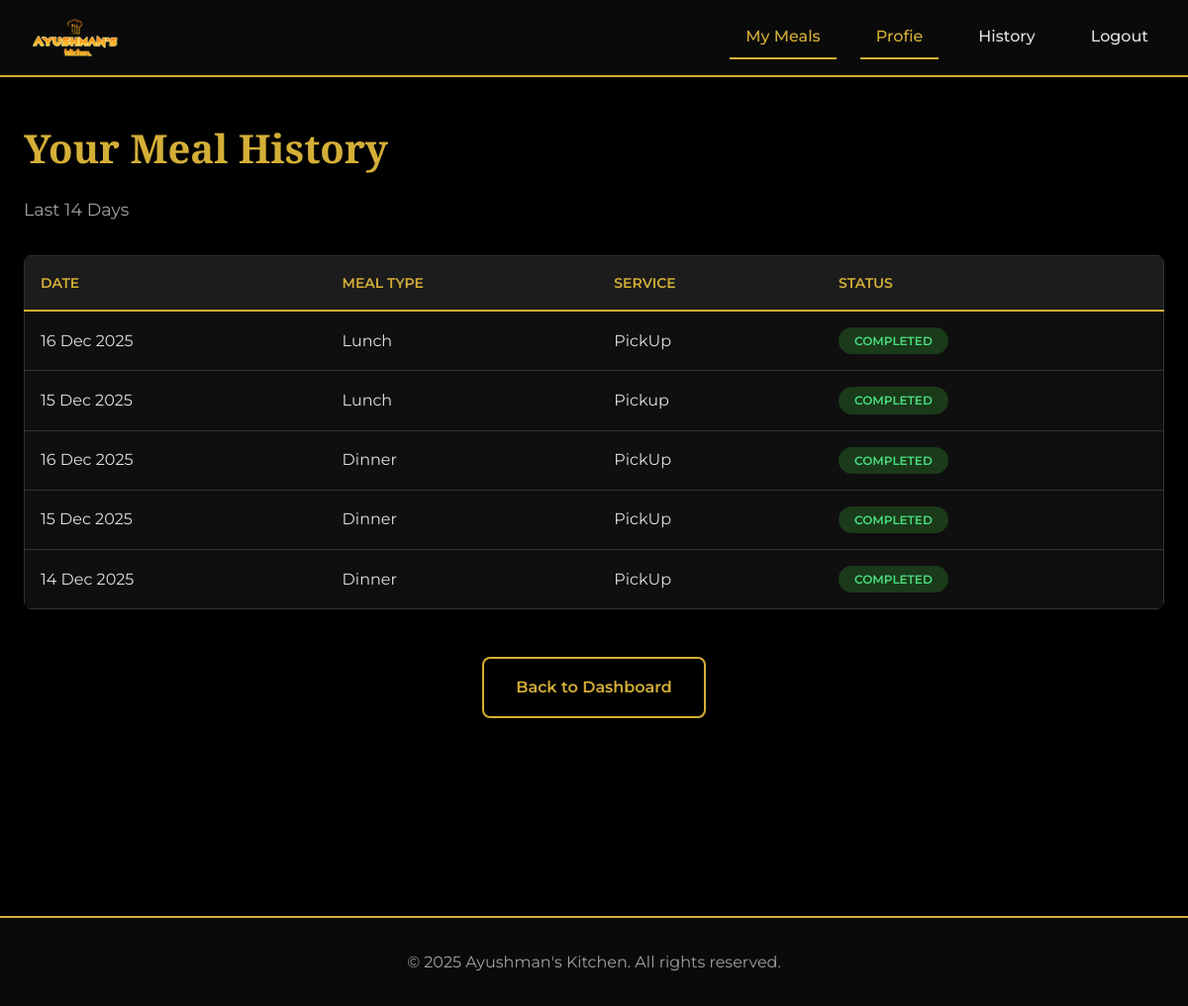
The page /user-history (signed in) on the database its author committed.
### Customers/models.py (models this page shows, shortened)
class LunchRecord(models.Model):
    customer = models.ForeignKey(Customer, on_delete=models.CASCADE, related_name="lunch_records")
    for_date = models.DateField()
    meal_num_used = models.IntegerField()
    service_choice = models.CharField(max_length=20, choices=SERVICE_TYPE)
    meal_choice = models.CharField(max_length=20, choices=MEAL_MENU,null=True,blank=True,default="NONE")
    FLAGSHIP_choice = models.CharField(max_length=20, choices=FLAGSHIP_MENU_LUNCH,null=True,blank=True,default="NONE")
    PREMIUM_choice = models.CharField(max_length=20, choices=PREMIUM_MENU_LUNCH,null=True,blank=True,default="NONE")
    decrement_done = models.BooleanField(default=False)
    class Meta:
        constraints = [
            models.UniqueConstraint(fields=["customer", "for_date"], name="unique_lunch_per_customer_per_day")
        ]

class DinnerRecord(models.Model):
    customer = models.ForeignKey(Customer, on_delete=models.CASCADE, related_name="dinner_records")
    for_date = models.DateField()
    meal_num_used = models.IntegerField()
    service_choice = models.CharField(max_length=20, choices=SERVICE_TYPE)
    meal_choice = models.CharField(max_length=20, choices=MEAL_MENU,null=True,blank=True,default="NONE")
    FLAGSHIP_choice = models.CharField(max_length=20, choices=FLAGSHIP_MENU_DINNER,null=True,blank=True,default="NONE")
    PREMIUM_choice = models.CharField(max_length=20, choices=PREMIUM_MENU_DINNER,null=True,blank=True,default="NONE")
    decrement_done = models.BooleanField(default=False)
    class Meta:
        constraints = [
            models.UniqueConstraint(fields=["customer", "for_date"], name="unique_dinner_per_customer_per_day")
        ]

### Customers/views.py (the view)
# urls.py: path('user-history', user_history,name="user_history"),
@login_required
def user_history(request):
    user = request.user
    lunch_records = LunchRecord.objects.filter(
        customer=user
    ).order_by("-for_date")
    dinner_records = DinnerRecord.objects.filter(
        customer=user
    ).order_by("-for_date")
    history = []
    for record in lunch_records:
        history.append({
            "date": record.for_date,
            "meal_type": "Lunch",
            "service": record.service_choice,
            "status": "Cancelled" if record.service_choice == "Cancel" else "Completed",
            "meal_no": record.meal_num_used,
        })
    for record in dinner_records:
        history.append({
            "date": record.for_date,
            "meal_type": "Dinner",
            "service": record.service_choice,
            "status": "Cancelled" if record.service_choice == "Cancel" else "Completed",
            "meal_no": record.meal_num_used,
        })
    context = {
        "history": history,
    }
    return render(request, "Customer/user-history.html", context)

### templates/Customer/user-history.html (shortened to what this page needs)
{% load static %}
<!DOCTYPE html>
<html lang="en">
<head>
    <link rel="stylesheet" href="{% static 'Customer/styles-user-history.css' %}">
</head>
<body>
    {% include "Customer/navbar.html" %}
    <main class="user-page">
        <div class="user-container">
            <h1 class="page-title">Your Meal History</h1>
            <p class="history-subtitle">Last 14 Days</p>
            <section class="history-section">
                <div class="table-responsive">
                    <table class="data-table history-table">
                        <thead>
                            <tr>
                                <th>Date</th>
                                <th>Meal Type</th>
                                <th>Service</th>
                                <th>Status</th>
                            </tr>
                        </thead>
                        <tbody>
    {% for row in history %}
    <tr>
        <td data-label="Date">{{ row.date|date:"d M Y" }}</td>
        <td data-label="Meal Type">{{ row.meal_type }}</td>
        <td data-label="Service">{{ row.service }}</td>
        <td data-label="Status">
            {% if row.status == "Cancelled" %}
                <span class="badge badge-cancelled">Cancelled</span>
            {% else %}
                <span class="badge badge-completed">Completed</span>
            {% endif %}
        </td>
    </tr>
    {% empty %}
    <tr>
        <td colspan="4" class="text-center">No meal history found.</td>
    </tr>
    {% endfor %}
</tbody>
                    </table>
                </div>
            </section>
            <div class="history-actions">
                <a href="{% url "user_dashboard" %}" class="btn btn-secondary">Back to Dashboard</a>
            </div>
        </div>
    </main>
    <footer class="footer">
        <p>&copy; 2025 Ayushman's Kitchen. All rights reserved.</p>
    </footer>
</body>
</html>

### static/Customer/styles-user-history.css (style rules this page uses)
:root { --color-primary: #d4af37; --color-primary-dark: #b8860b; --color-background: #000000; --color-background-secondary: #0a0a0a; --color-background-tertiary: #1c1c1c; --color-text: #ffffff; --color-text-secondary: #e0e0e0; --color-text-muted: #a0a0a0; --color-border: #333333; --color-success: #4ade80; --color-success-bg: #1a3a1a; --color-danger: #ef4444; --color-danger-bg: #3a1a1a; --color-card-bg: #0f0f0f; --spacing-xs: 0.25rem; --spacing-sm: 0.5rem; --spacing-md: 1rem; --spacing-lg: 1.5rem; --spacing-xl: 2rem; --spacing-2xl: 3rem; --font-sans: "Montserrat", sans-serif; --font-display: "Playfair Display", serif; --border-radius: 0.5rem; --transition: 0.3s ease; }
* { margin: 0; padding: 0; box-sizing: border-box; }
html { scroll-behavior: smooth; }
body { font-family: var(--font-sans); background-color: var(--color-background); color: var(--color-text); line-height: 1.6; font-size: 16px; }
h1, h2, h3, h4, h5, h6 { font-family: var(--font-display); font-weight: 700; line-height: 1.2; margin-bottom: var(--spacing-lg); }
h1 { font-size: 2.5rem; }
a { color: var(--color-primary); text-decoration: none; transition: color var(--transition); }
.btn { display: inline-block; padding: var(--spacing-md) var(--spacing-xl); font-family: var(--font-sans); font-weight: 600; border: 2px solid var(--color-primary); border-radius: var(--border-radius); cursor: pointer; transition: all var(--transition); text-align: center; font-size: 1rem; }
.btn-secondary { background-color: transparent; color: var(--color-primary); border-color: var(--color-primary); }
.user-page { min-height: 100vh; padding: var(--spacing-2xl) var(--spacing-lg); background-color: var(--color-background); }
.user-container { max-width: 1400px; margin: 0 auto; }
.page-title { color: var(--color-primary); margin-bottom: var(--spacing-lg); font-size: 2.5rem; }
.history-subtitle { color: var(--color-text-muted); margin-bottom: var(--spacing-xl); font-size: 1.1rem; }
.table-responsive { overflow-x: auto; margin-bottom: var(--spacing-lg); border-radius: var(--border-radius); }
.data-table { width: 100%; border-collapse: collapse; background-color: var(--color-card-bg); border: 1px solid var(--color-border); }
.data-table thead { background-color: var(--color-background-tertiary); border-bottom: 2px solid var(--color-primary); }
.data-table th { padding: var(--spacing-md); text-align: left; font-weight: 600; color: var(--color-primary); font-size: 0.875rem; text-transform: uppercase; }
.data-table td { padding: var(--spacing-md); border-bottom: 1px solid var(--color-border); color: var(--color-text-secondary); }
.data-table tbody tr:last-child td { border-bottom: none; }
.badge { display: inline-block; padding: var(--spacing-xs) var(--spacing-md); border-radius: 9999px; font-size: 0.75rem; font-weight: 600; text-transform: uppercase; }
.badge-completed { background-color: var(--color-success-bg); color: var(--color-success); }
.history-actions { display: flex; gap: var(--spacing-lg); justify-content: center; margin-top: var(--spacing-2xl); }
.footer { background-color: var(--color-background-secondary); border-top: 2px solid var(--color-primary); padding: var(--spacing-xl) var(--spacing-lg); text-align: center; color: var(--color-text-muted); margin-top: var(--spacing-2xl); }

### rows shown on the page
LunchRecord: date "16 Dec 2025", service "PickUp"
LunchRecord: date "15 Dec 2025", service "Pickup"
DinnerRecord: date "16 Dec 2025", service "PickUp"
DinnerRecord: date "15 Dec 2025", service "PickUp"
DinnerRecord: date "14 Dec 2025", service "PickUp"

### other values the page prints
{{ row.meal_type }} "Lunch" "Lunch" "Dinner" "Dinner" "Dinner"
